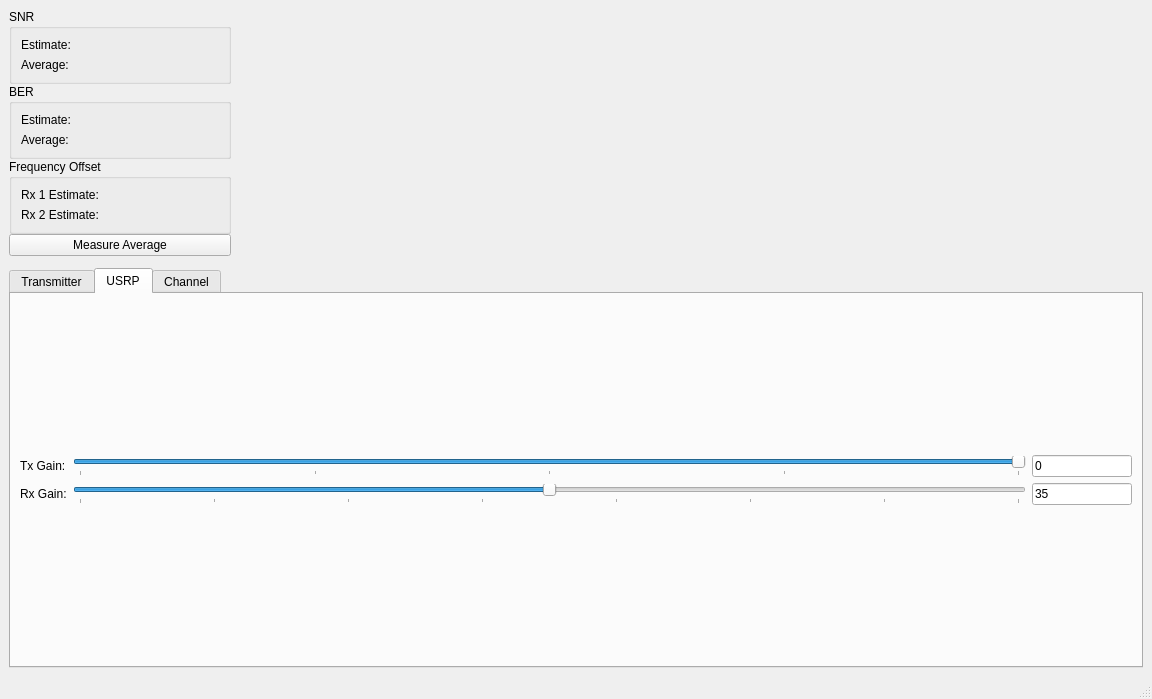
<?xml version="1.0" encoding="UTF-8"?>
<ui version="4.0">
 <class>MainWindow</class>
 <widget class="QMainWindow" name="MainWindow">
  <property name="geometry">
   <rect>
    <x>0</x>
    <y>0</y>
    <width>1152</width>
    <height>699</height>
   </rect>
  </property>
  <property name="windowTitle">
   <string>MainWindow</string>
  </property>
  <widget class="QWidget" name="centralwidget">
   <layout class="QVBoxLayout" name="verticalLayout_2">
    <item>
     <layout class="QHBoxLayout" name="horizontalLayout">
      <item>
       <layout class="QVBoxLayout" name="verticalLayout">
        <property name="spacing">
         <number>0</number>
        </property>
        <item>
         <widget class="QGroupBox" name="groupBox_2">
          <property name="title">
           <string>SNR</string>
          </property>
          <layout class="QFormLayout" name="formLayout">
           <property name="horizontalSpacing">
            <number>6</number>
           </property>
           <item row="0" column="0">
            <widget class="QLabel" name="label_3">
             <property name="text">
              <string>Estimate:</string>
             </property>
            </widget>
           </item>
           <item row="0" column="1">
            <widget class="QLabel" name="labelSNREstimate">
             <property name="minimumSize">
              <size>
               <width>75</width>
               <height>0</height>
              </size>
             </property>
             <property name="text">
              <string/>
             </property>
            </widget>
           </item>
           <item row="1" column="0">
            <widget class="QLabel" name="label_7">
             <property name="text">
              <string>Average:</string>
             </property>
            </widget>
           </item>
           <item row="1" column="1">
            <widget class="QLabel" name="labelSNRAverage">
             <property name="minimumSize">
              <size>
               <width>75</width>
               <height>0</height>
              </size>
             </property>
             <property name="text">
              <string/>
             </property>
            </widget>
           </item>
          </layout>
         </widget>
        </item>
        <item>
         <widget class="QGroupBox" name="groupBox">
          <property name="title">
           <string>BER</string>
          </property>
          <layout class="QFormLayout" name="formLayout_2">
           <property name="fieldGrowthPolicy">
            <enum>QFormLayout::AllNonFixedFieldsGrow</enum>
           </property>
           <item row="0" column="0">
            <widget class="QLabel" name="label">
             <property name="text">
              <string>Estimate:</string>
             </property>
            </widget>
           </item>
           <item row="0" column="1">
            <widget class="QLabel" name="labelBEREstimate">
             <property name="minimumSize">
              <size>
               <width>75</width>
               <height>0</height>
              </size>
             </property>
             <property name="text">
              <string/>
             </property>
            </widget>
           </item>
           <item row="2" column="1">
            <widget class="QLabel" name="labelBERAverage">
             <property name="minimumSize">
              <size>
               <width>75</width>
               <height>0</height>
              </size>
             </property>
             <property name="text">
              <string/>
             </property>
            </widget>
           </item>
           <item row="2" column="0">
            <widget class="QLabel" name="label_2">
             <property name="text">
              <string>Average:</string>
             </property>
            </widget>
           </item>
          </layout>
         </widget>
        </item>
        <item>
         <widget class="QGroupBox" name="groupBox_3">
          <property name="title">
           <string>Frequency Offset</string>
          </property>
          <layout class="QFormLayout" name="formLayout_3">
           <property name="fieldGrowthPolicy">
            <enum>QFormLayout::AllNonFixedFieldsGrow</enum>
           </property>
           <item row="0" column="1">
            <widget class="QLabel" name="labelFreqoffsetEstimate">
             <property name="minimumSize">
              <size>
               <width>75</width>
               <height>0</height>
              </size>
             </property>
             <property name="text">
              <string/>
             </property>
            </widget>
           </item>
           <item row="1" column="0">
            <widget class="QLabel" name="label_8">
             <property name="text">
              <string>Rx 2 Estimate:</string>
             </property>
            </widget>
           </item>
           <item row="0" column="0">
            <widget class="QLabel" name="label_12">
             <property name="text">
              <string>Rx 1 Estimate:</string>
             </property>
            </widget>
           </item>
           <item row="1" column="1">
            <widget class="QLabel" name="labelFreqoffsetEstimate2">
             <property name="text">
              <string/>
             </property>
            </widget>
           </item>
          </layout>
         </widget>
        </item>
        <item>
         <widget class="QPushButton" name="pushButtonMeasure">
          <property name="toolTip">
           <string>Average over plotted values</string>
          </property>
          <property name="text">
           <string>Measure Average</string>
          </property>
         </widget>
        </item>
       </layout>
      </item>
      <item>
       <widget class="QwtPlot" name="qwtPlotSNR"/>
      </item>
      <item>
       <widget class="QwtPlot" name="qwtPlotBER"/>
      </item>
      <item>
       <widget class="QwtPlot" name="qwtPlotFreqoffset"/>
      </item>
      <item>
       <widget class="QwtPlot" name="qwtPlotRate"/>
      </item>
     </layout>
    </item>
    <item>
     <layout class="QHBoxLayout" name="horizontalLayout_2" stretch="0,0,0">
      <item>
       <widget class="QwtPlot" name="qwtPlotCSI">
        <property name="toolTip">
         <string>select subcarrier</string>
        </property>
       </widget>
      </item>
      <item>
       <widget class="QwtPlot" name="qwtPlotCSI2">
        <property name="toolTip">
         <string>select subcarrier</string>
        </property>
       </widget>
      </item>
      <item>
       <widget class="QwtPlot" name="qwtPlotScatter">
        <property name="enabled">
         <bool>true</bool>
        </property>
       </widget>
      </item>
     </layout>
    </item>
    <item>
     <widget class="QTabWidget" name="tabWidget">
      <property name="currentIndex">
       <number>1</number>
      </property>
      <widget class="QWidget" name="tabTransmitter">
       <attribute name="title">
        <string>Transmitter</string>
       </attribute>
       <layout class="QVBoxLayout" name="verticalLayout_3">
        <item>
         <layout class="QGridLayout" name="gridLayout">
          <item row="0" column="0">
           <widget class="QLabel" name="label_9">
            <property name="text">
             <string>Tx Amplitude:</string>
            </property>
           </widget>
          </item>
          <item row="0" column="1">
           <widget class="QSlider" name="horizontalSliderAmplitude">
            <property name="maximum">
             <number>10000</number>
            </property>
            <property name="singleStep">
             <number>10</number>
            </property>
            <property name="pageStep">
             <number>10</number>
            </property>
            <property name="value">
             <number>2000</number>
            </property>
            <property name="sliderPosition">
             <number>2000</number>
            </property>
            <property name="orientation">
             <enum>Qt::Horizontal</enum>
            </property>
            <property name="tickPosition">
             <enum>QSlider::TicksBelow</enum>
            </property>
            <property name="tickInterval">
             <number>1000</number>
            </property>
           </widget>
          </item>
          <item row="0" column="2">
           <widget class="QLineEdit" name="lineEditAmplitude">
            <property name="maximumSize">
             <size>
              <width>100</width>
              <height>16777215</height>
             </size>
            </property>
            <property name="text">
             <string>0.2000</string>
            </property>
           </widget>
          </item>
          <item row="1" column="0">
           <widget class="QLabel" name="label_10">
            <property name="text">
             <string>Frequency Offset:</string>
            </property>
           </widget>
          </item>
          <item row="1" column="1">
           <widget class="QSlider" name="horizontalSliderOffset">
            <property name="minimum">
             <number>-100</number>
            </property>
            <property name="maximum">
             <number>100</number>
            </property>
            <property name="pageStep">
             <number>1</number>
            </property>
            <property name="orientation">
             <enum>Qt::Horizontal</enum>
            </property>
            <property name="tickPosition">
             <enum>QSlider::TicksBelow</enum>
            </property>
            <property name="tickInterval">
             <number>50</number>
            </property>
           </widget>
          </item>
          <item row="1" column="2">
           <widget class="QLineEdit" name="lineEditOffset">
            <property name="maximumSize">
             <size>
              <width>100</width>
              <height>16777215</height>
             </size>
            </property>
            <property name="text">
             <string>0</string>
            </property>
           </widget>
          </item>
          <item row="2" column="0">
           <widget class="QLabel" name="label_11">
            <property name="text">
             <string>Modulation:</string>
            </property>
           </widget>
          </item>
          <item row="2" column="1">
           <widget class="QComboBox" name="comboBoxModulation">
            <item>
             <property name="text">
              <string>BPSK</string>
             </property>
            </item>
            <item>
             <property name="text">
              <string>QPSK</string>
             </property>
            </item>
            <item>
             <property name="text">
              <string>8-PSK</string>
             </property>
            </item>
            <item>
             <property name="text">
              <string>16-QAM</string>
             </property>
            </item>
            <item>
             <property name="text">
              <string>32-QAM</string>
             </property>
            </item>
            <item>
             <property name="text">
              <string>64-QAM</string>
             </property>
            </item>
            <item>
             <property name="text">
              <string>128-QAM</string>
             </property>
            </item>
            <item>
             <property name="text">
              <string>256-QAM</string>
             </property>
            </item>
           </widget>
          </item>
          <item row="2" column="2">
           <widget class="QPushButton" name="pushButtonUpdate">
            <property name="maximumSize">
             <size>
              <width>100</width>
              <height>16777215</height>
             </size>
            </property>
            <property name="text">
             <string>Update</string>
            </property>
           </widget>
          </item>
         </layout>
        </item>
       </layout>
      </widget>
      <widget class="QWidget" name="tabUsrp">
       <attribute name="title">
        <string>USRP</string>
       </attribute>
       <layout class="QVBoxLayout" name="verticalLayout_4">
        <item>
         <layout class="QGridLayout" name="gridLayout_3">
          <item row="1" column="0">
           <widget class="QLabel" name="label_14">
            <property name="text">
             <string>Rx Gain:</string>
            </property>
           </widget>
          </item>
          <item row="0" column="1">
           <widget class="QSlider" name="horizontalSliderTxGain">
            <property name="minimum">
             <number>-20</number>
            </property>
            <property name="maximum">
             <number>0</number>
            </property>
            <property name="singleStep">
             <number>1</number>
            </property>
            <property name="pageStep">
             <number>1</number>
            </property>
            <property name="value">
             <number>0</number>
            </property>
            <property name="sliderPosition">
             <number>0</number>
            </property>
            <property name="orientation">
             <enum>Qt::Horizontal</enum>
            </property>
            <property name="tickPosition">
             <enum>QSlider::TicksBelow</enum>
            </property>
            <property name="tickInterval">
             <number>5</number>
            </property>
           </widget>
          </item>
          <item row="0" column="2">
           <widget class="QLineEdit" name="lineEditTxGain">
            <property name="maximumSize">
             <size>
              <width>100</width>
              <height>16777215</height>
             </size>
            </property>
            <property name="text">
             <string>0</string>
            </property>
           </widget>
          </item>
          <item row="1" column="1">
           <widget class="QSlider" name="horizontalSliderRxGain">
            <property name="minimum">
             <number>0</number>
            </property>
            <property name="maximum">
             <number>70</number>
            </property>
            <property name="pageStep">
             <number>1</number>
            </property>
            <property name="sliderPosition">
             <number>35</number>
            </property>
            <property name="orientation">
             <enum>Qt::Horizontal</enum>
            </property>
            <property name="tickPosition">
             <enum>QSlider::TicksBelow</enum>
            </property>
            <property name="tickInterval">
             <number>10</number>
            </property>
           </widget>
          </item>
          <item row="1" column="2">
           <widget class="QLineEdit" name="lineEditRxGain">
            <property name="maximumSize">
             <size>
              <width>100</width>
              <height>16777215</height>
             </size>
            </property>
            <property name="text">
             <string>35</string>
            </property>
           </widget>
          </item>
          <item row="0" column="0">
           <widget class="QLabel" name="label_13">
            <property name="text">
             <string>Tx Gain:</string>
            </property>
           </widget>
          </item>
         </layout>
        </item>
       </layout>
      </widget>
      <widget class="QWidget" name="tabChannel">
       <attribute name="title">
        <string>Channel</string>
       </attribute>
       <layout class="QGridLayout" name="gridLayout_2">
        <item row="0" column="0">
         <widget class="QLabel" name="label_4">
          <property name="text">
           <string>Channel Model:</string>
          </property>
         </widget>
        </item>
        <item row="1" column="1">
         <spacer name="verticalSpacer">
          <property name="orientation">
           <enum>Qt::Vertical</enum>
          </property>
          <property name="sizeHint" stdset="0">
           <size>
            <width>20</width>
            <height>40</height>
           </size>
          </property>
         </spacer>
        </item>
        <item row="0" column="1">
         <widget class="QComboBox" name="comboBoxChannelModel">
          <item>
           <property name="text">
            <string>ITU Vehicular A</string>
           </property>
          </item>
          <item>
           <property name="text">
            <string>ITU Vehicular B</string>
           </property>
          </item>
          <item>
           <property name="text">
            <string>ITU Pedestrian A</string>
           </property>
          </item>
          <item>
           <property name="text">
            <string>ITU Pedestrian B</string>
           </property>
          </item>
          <item>
           <property name="text">
            <string>COST207 RA</string>
           </property>
          </item>
          <item>
           <property name="text">
            <string>COST207 RA6</string>
           </property>
          </item>
          <item>
           <property name="text">
            <string>COST207 TU</string>
           </property>
          </item>
          <item>
           <property name="text">
            <string>COST207 TU6alt</string>
           </property>
          </item>
          <item>
           <property name="text">
            <string>COST207 TU12</string>
           </property>
          </item>
          <item>
           <property name="text">
            <string>COST207 TU12alt</string>
           </property>
          </item>
          <item>
           <property name="text">
            <string>COST207 BU</string>
           </property>
          </item>
          <item>
           <property name="text">
            <string>COST207 BU6alt</string>
           </property>
          </item>
          <item>
           <property name="text">
            <string>COST207 BU12</string>
           </property>
          </item>
          <item>
           <property name="text">
            <string>COST207 BU12alt</string>
           </property>
          </item>
          <item>
           <property name="text">
            <string>COST207 HT</string>
           </property>
          </item>
          <item>
           <property name="text">
            <string>COST207 HT6alt</string>
           </property>
          </item>
          <item>
           <property name="text">
            <string>COST207 HT12</string>
           </property>
          </item>
          <item>
           <property name="text">
            <string>COST207 HT12alt</string>
           </property>
          </item>
          <item>
           <property name="text">
            <string>COST259 TUx</string>
           </property>
          </item>
          <item>
           <property name="text">
            <string>COST259 RAx</string>
           </property>
          </item>
          <item>
           <property name="text">
            <string>COST259 HTx</string>
           </property>
          </item>
         </widget>
        </item>
        <item row="0" column="2">
         <spacer name="horizontalSpacer">
          <property name="orientation">
           <enum>Qt::Horizontal</enum>
          </property>
          <property name="sizeHint" stdset="0">
           <size>
            <width>40</width>
            <height>20</height>
           </size>
          </property>
         </spacer>
        </item>
       </layout>
      </widget>
     </widget>
    </item>
   </layout>
   <zorder></zorder>
   <zorder>tabWidget</zorder>
  </widget>
  <widget class="QMenuBar" name="menubar">
   <property name="geometry">
    <rect>
     <x>0</x>
     <y>0</y>
     <width>1152</width>
     <height>25</height>
    </rect>
   </property>
  </widget>
  <widget class="QStatusBar" name="statusbar"/>
  <action name="actionQuit">
   <property name="text">
    <string>Quit</string>
   </property>
  </action>
 </widget>
 <customwidgets>
  <customwidget>
   <class>QwtPlot</class>
   <extends>QFrame</extends>
   <header>PyQt4.Qwt5.Qwt</header>
  </customwidget>
 </customwidgets>
 <resources/>
 <connections/>
</ui>
